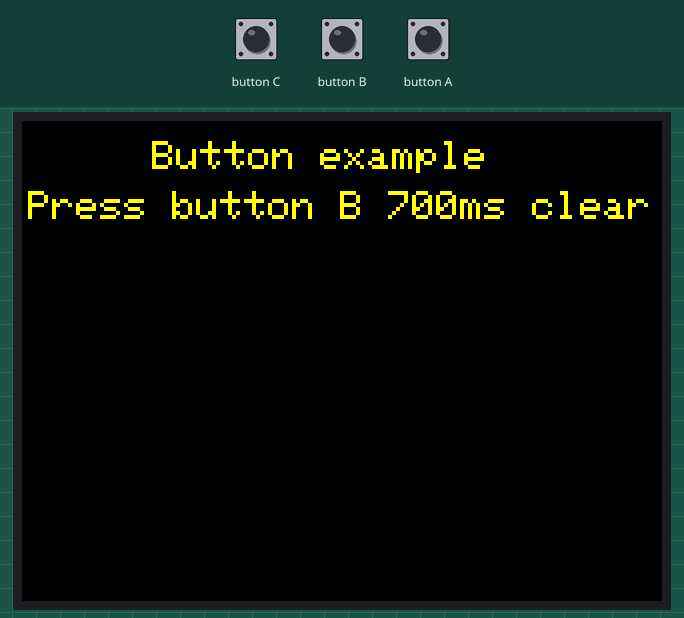
Recording of a sketch running on a simulated ESP32. Parts: 320×240 colour display. The inputs (shaded band) are chosen by the test bench. WiFi joins after 1.5 s; servers stay silent unless stated; what the sketch prints to the serial monitor is not drawn.

Above: at 1.4 s.
1.5 s: button C pressed for 0.15 s
At 2.9 s:
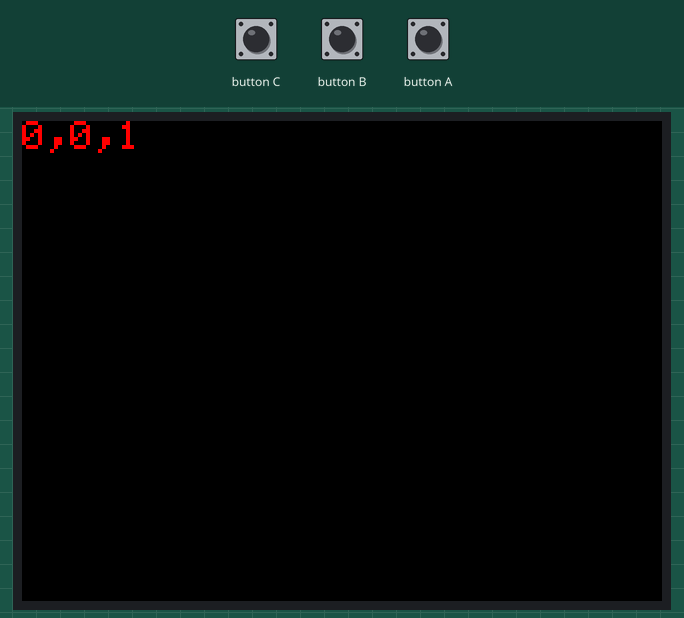
3.2 s: button B pressed for 0.15 s
4.9 s: button A pressed for 0.15 s
At 5.7 s:
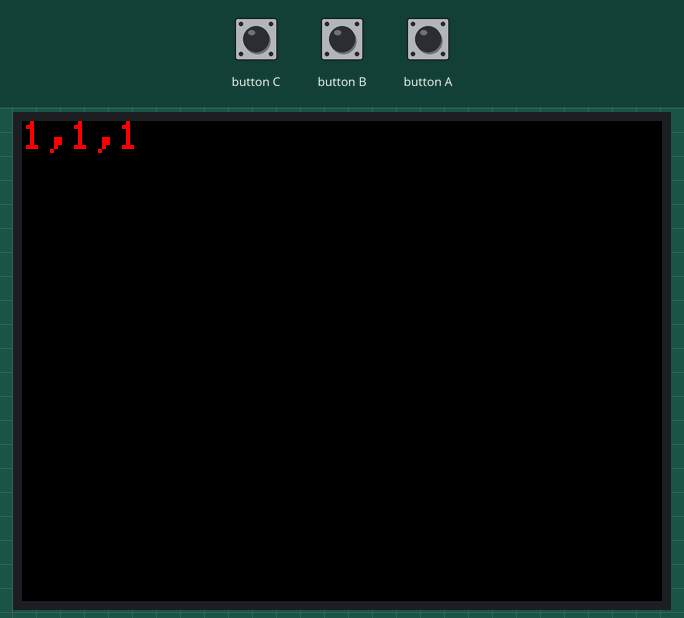
6.6 s: button C pressed for 1 s
9.1 s: button B pressed for 1 s
At 11.3 s:
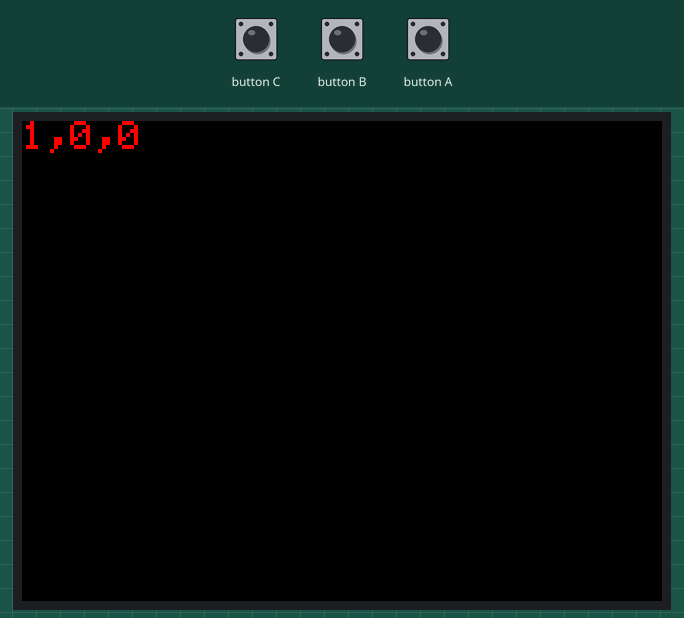
11.6 s: button A pressed for 1 s
Timing chart, 0 to 14.6 s (numbered marks = the images above; inputs shaded):
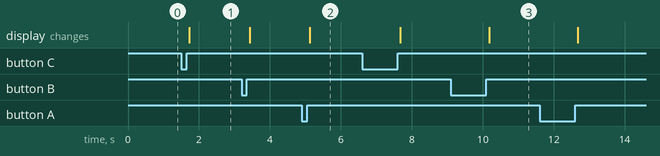

The sketch:

sketch_mar20b.ino
```cpp
/*
  UDPSendReceive.pde:
 This sketch receives UDP message strings, prints them to the serial port
 and sends an "acknowledge" string back to the sender

 A Processing sketch is included at the end of file that can be used to send
 and received messages for testing with a computer.

 created 21 Aug 2010
 by Michael Margolis

 This code is in the public domain.
 */

#include <M5Stack.h>
#include <SPI.h>         // needed for Arduino versions later than 0018
#include <Ethernet2.h>
#include <EthernetUdp2.h>         // UDP library from: bjoern@cs.stanford.edu 12/30/2008
#define SCK 18 //M5Stack用のSPIの設定4行。これがないとM5stackでEthernetが使えない（Arduinoは無しでOK）
#define MISO 19
#define MOSI 23
#define CS 26

// Enter a MAC address and IP address for your controller below.
// The IP address will be dependent on your local network:
byte mac[] = { //macアドレスは自分で設定してOK。ただし被ってはいけない
  0x84, 0x0D, 0x8E, 0x3D, 0x34, 0xC3
};
IPAddress ip(192, 168, 1, 247);  //ipアドレスは自分で設定してOK。ただし被ってはいけない
unsigned int localPort = 8888;      // local port to listen on
IPAddress remoteip(192, 168, 1, 122);  //ipアドレスは自分で設定してOK。ただし被ってはいけない
unsigned int remotePort = 54321;      // local port to listen on
char packetBuffer[UDP_TX_PACKET_MAX_SIZE]; //buffer to hold incoming packet,

EthernetUDP Udp; // An EthernetUDP instance to let us send and receive packets over UDP

unsigned long int timeCount;
char buf[6] = "0,0,0";
bool btnAFlag = false, btnBFlag = false, btnCFlag = false;

void spiSetup(){ //spiのセットアップ
  // start the Ethernet and UDP:
  SPI.begin(SCK, MISO, MOSI, -1); //M5Stack用のSPIの設定。これがないとM5stackでEthernetが使えない（Arduinoは無しでOK）
  Ethernet.init(CS); //M5Stack用のSPIの設定4行。これがないとM5stackでEthernetが使えない（Arduinoは無しでOK）
}

void udpSetup(){ //udpの初期セットアップ
  Ethernet.begin(mac, ip);
  Udp.begin(localPort);
}

void m5Setup(){ //m5stackの初期セットアップ
  M5.begin(true, false, false);

  M5.Lcd.clear(BLACK);
  M5.Lcd.setTextColor(YELLOW);
  M5.Lcd.setTextSize(2);
  M5.Lcd.setCursor(65, 10);
  M5.Lcd.println("Button example");
  M5.Lcd.setCursor(3, 35);
  M5.Lcd.println("Press button B 700ms clear");
  M5.Lcd.setTextColor(RED);
}

void udpSend(const char* sendChar){  //udpを送る関数
  Udp.beginPacket(remoteip, remotePort);
  Udp.write(sendChar);
  Udp.endPacket();
}

void getBtnStatus(int m, bool* flag){ //ボタンのステータスを検知
  if(!*flag) {
    buf[m] = '1';
    *flag = true;
  } else {
    buf[m] = '0';
    *flag = false;
  }
}

void printToMonitor(const char* bufChar){ //モニター出力系をまとめた関数
  for(int i=0; i<6; i++){
    M5.Lcd.print(bufChar[i]);
    Serial.println(bufChar[i]);
  }
  M5.Lcd.println();
}

void m5MonitorClear(){
  M5.Lcd.clear(BLACK);
  M5.Lcd.setCursor(0, 0);
}

void updateBtnStatus(int m, bool* flag, const char* bufChar){
  m5MonitorClear();
  getBtnStatus(m, flag);
  printToMonitor(bufChar);
}

void setup() {
  spiSetup();
  udpSetup();

  Serial.begin(115200);
  Serial.println(Ethernet.localIP()); //IPアドレスがちゃんと割り当てられているいるあの確認

  m5Setup();
  timeCount = millis();
}

void loop() {
  M5.update();

  if (M5.BtnA.wasReleased()) {
    updateBtnStatus(0, &btnAFlag, buf);
  }
  if (M5.BtnB.wasReleased()){
    updateBtnStatus(2, &btnBFlag, buf);
  }
  if (M5.BtnC.wasReleased()) {
    updateBtnStatus(4, &btnCFlag, buf);
  }

  //udpに送る関数
  if(millis() >= timeCount + 100){
    timeCount = millis();
    Serial.println(timeCount);
    udpSend(buf);
  }


  // if there's data available, read a packet
//  int packetSize = Udp.parsePacket();
//  Serial.println(packetSize);
//
//  if (packetSize)
//  {
//    Serial.print("Received packet of size ");
//    Serial.println(packetSize);
//    Serial.print("From ");
//    IPAddress remote = Udp.remoteIP();
//    for (int i = 0; i < 4; i++)
//    {
//      Serial.print(remote[i], DEC);
//      if (i < 3)
//      {
//        Serial.print(".");
//      }
//    }
//    Serial.print(", port ");
//    Serial.println(Udp.remotePort());
//
//    // read the packet into packetBufffer
//    Udp.read(packetBuffer, UDP_TX_PACKET_MAX_SIZE);
//    Serial.println("Contents:");
//    Serial.println(packetBuffer);
//  }
}
```

Measured:
- after the input at 1.5 s, the display: changes after 0.23 s (image 1)
- after the input at 4.9 s, the display: changes after 0.23 s (image 2)
- after the input at 9.1 s, the display: changes after 1.1 s (image 3)
